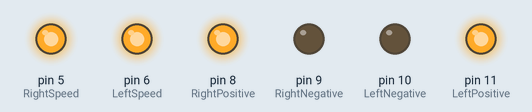
Simulated run of this sketch. Board: Arduino Uno, built with avr-gcc and run on an emulated ATmega328P. Shown: output pins drawn as LEDs (lit = HIGH).

Above: at 0.1 s.
At 5.65 s:
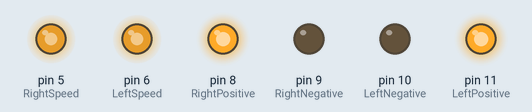
At 6.4 s:
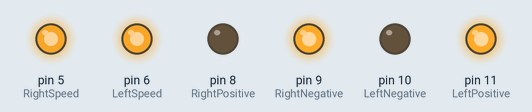
At 18.4 s:
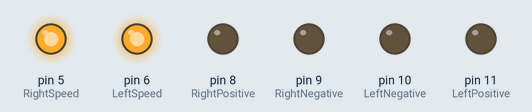
At 31.9 s:
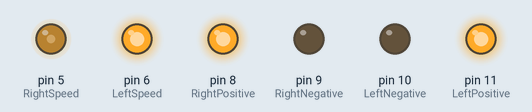
At 34.2 s:
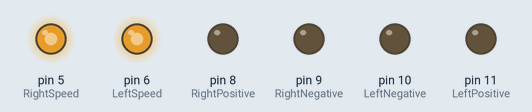
Timing chart, 0 to 38.2 s (numbered marks = the images above):
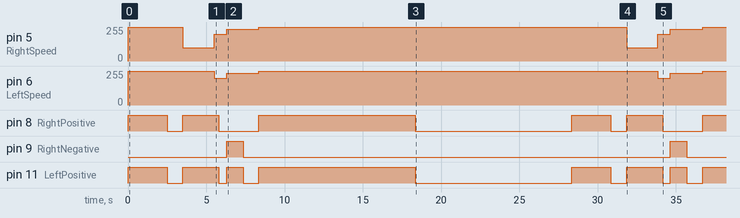

Measured:
- by itself, pin 8 (RightPositive): LOW → HIGH at 0.00 s, → LOW 2.5 s later, → HIGH 1.0 s later, → LOW 2.3 s later, … (11 changes in this stretch)
- by itself, pin 9 (RightNegative): alternates HIGH for 1.1 s and LOW for 27.3 s
- by itself, pin 11 (LeftPositive): LOW → HIGH at 0.00 s, → LOW 2.5 s later, → HIGH 1.0 s later, → LOW 2.3 s later, … (15 changes in this stretch)
- by itself, pin 6 (LeftSpeed): 0/255 → 255/255 at 0.00 s, → 200/255 5.5 s later, → 240/255 0.80 s later, → 255/255 2.1 s later, … (7 changes in this stretch)
- by itself, pin 5 (RightSpeed): 0/255 → 255/255 at 0.00 s, → 100/255 3.5 s later, → 200/255 2.0 s later, → 240/255 0.80 s later, … (9 changes in this stretch)

The sketch:

Fast-AF-boyyy.ino
```cpp
#define RightSpeed 5         //  Purple
#define LeftSpeed 6          //  Blue
#define RightPositive 8      //  Green
#define RightNegative 9      //  Blue
#define LeftNegative 10      //  White
#define LeftPositive 11      //  Orange

void setup() {
  pinMode(RightSpeed, OUTPUT);
  pinMode(LeftSpeed, OUTPUT);
  pinMode(RightPositive, OUTPUT);
  pinMode(RightNegative, OUTPUT);
  pinMode(LeftNegative, OUTPUT);
  pinMode(LeftPositive, OUTPUT);

}

void loop() {  // Working

  Forward(255);

  delay(2500);

  Stop();

  delay(1000);

  Arch(255, 100);

  delay(2000); //1700

  /*

  Stop();
  delay (1000);
  */

  Forward(200);
  delay(300);

  Stop();
  delay(500);


  Right(240);

  delay(1050);    // 850

  Stop();

  delay(1000);

  Forward(255);
  delay(10000);

  Stop();
  delay(10000);

}

void Arch(int LSpeed, int RSpeed) {
  digitalWrite(RightPositive, HIGH);
  digitalWrite(RightNegative, LOW);
  digitalWrite(LeftPositive, HIGH);
  digitalWrite(LeftNegative, LOW);
  analogWrite(LeftSpeed, LSpeed);
  analogWrite(RightSpeed, RSpeed);

}


void Forward(int speed) {
  digitalWrite(RightPositive, HIGH);
  digitalWrite(RightNegative, LOW);
  digitalWrite(LeftPositive, HIGH);
  digitalWrite(LeftNegative, LOW);
  analogWrite(RightSpeed, speed);
  analogWrite(LeftSpeed, speed);

}

void Backward(int speed) {
  digitalWrite(RightPositive, LOW);
  digitalWrite(RightNegative, HIGH);
  digitalWrite(LeftPositive, LOW);
  digitalWrite(LeftNegative, HIGH);
  analogWrite(RightSpeed, speed);
  analogWrite(LeftSpeed, speed);

}

void Left(int speed) {
  digitalWrite(RightPositive, HIGH);
  digitalWrite(RightNegative, LOW);
  digitalWrite(LeftPositive, LOW);
  digitalWrite(LeftNegative, HIGH);
  analogWrite(RightSpeed, speed);
  analogWrite(LeftSpeed, speed);

}

void LeftOne(int speed) {
  digitalWrite(RightPositive, HIGH);
  digitalWrite(RightNegative, LOW);
  digitalWrite(LeftPositive, LOW);
  digitalWrite(LeftNegative, LOW);
  analogWrite(RightSpeed, speed);

}

void Right(int speed) {
  digitalWrite(RightPositive, LOW);
  digitalWrite(RightNegative, HIGH);
  digitalWrite(LeftPositive, HIGH);
  digitalWrite(LeftNegative, LOW);
  analogWrite(RightSpeed, speed);
  analogWrite(LeftSpeed, speed);

}

void RightOne(int speed) {
  digitalWrite(RightPositive, LOW);
  digitalWrite(RightNegative, LOW);
  digitalWrite(LeftPositive, HIGH);
  digitalWrite(LeftNegative, LOW);
  analogWrite(LeftSpeed, speed);

}

void Stop() {
  digitalWrite(RightPositive, LOW);
  digitalWrite(RightNegative, LOW);
  digitalWrite(LeftPositive, LOW);
  digitalWrite(LeftNegative, LOW);

}
```
